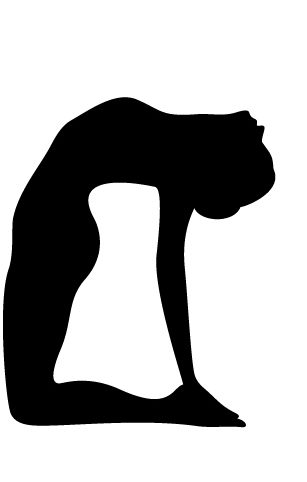
%> input picture assignment4/assignment4/yogasan/1.jpg, 307 x 482 px
$ octave Question3.m   (GNU Octave 9; MATLAB toolbox functions it lacks are replaced by stand-ins)
%> lines starting %> are read from the running program, lines starting %| are printed output that depends on the picture
%% Yash Patel, 201301134 %%
% CSE, IIIT-H %

% Read the Image. %
im = im2double(rgb2gray(imread('./yogasan/1.jpg')));
%> im: size 482x307 double; min 0, max 1, mean 0.693

% Add Gaussian noise. %
im_noise = imnoise(im,'gaussian',0,0.1);
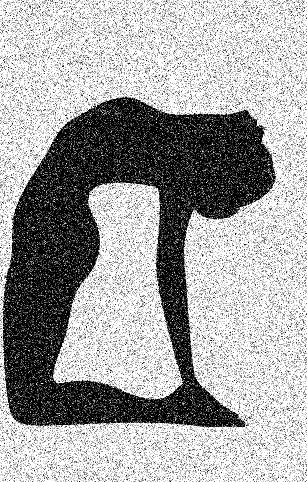
%> im_noise: size 482x307 double; min 0, max 1, mean 0.644
im = im + im_noise;
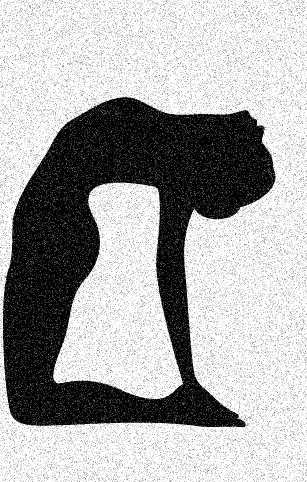
%> im: size 482x307 double; min 0, max 2, mean 1.34; drawn with min black and max white
figure;imshow(im);


[cA,cH,cV,cD]=dwt2(im,'haar');
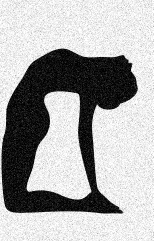
%> cA: size 241x154 double; min 0, max 4, mean 2.68; drawn with min black and max white
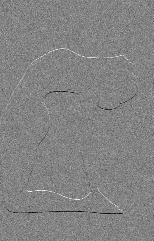
%> cH: size 241x154 double; min -2, max 1.88, mean -0.00209; drawn with min black and max white
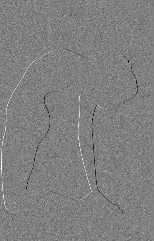
%> cV: size 241x154 double; min -1.99, max 1.97, mean 0.000321; drawn with min black and max white
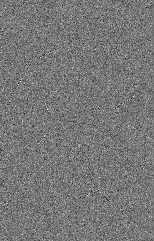
%> cD: size 241x154 double; min -0.964, max 1.09, mean 7.12e-05; drawn with min black and max white
figure, subplot(2,2,1);imshow(cA,[]);title('LL band of image');
subplot(2,2,2);imshow(cH,[]);title('LH band of image');
subplot(2,2,3);imshow(cV,[]);title('HL band of image');
subplot(2,2,4);imshow(cD,[]);title('HH band of image');

%Thresholding
cH = zeros(size(cH));
cV = zeros(size(cV));
cD = zeros(size(cD));

figure;imshow(idwt2(cA,cH,cV,cD,'haar'));
%> after `imshow(idwt2(cA,cH,cV,cD,'haar'))`:
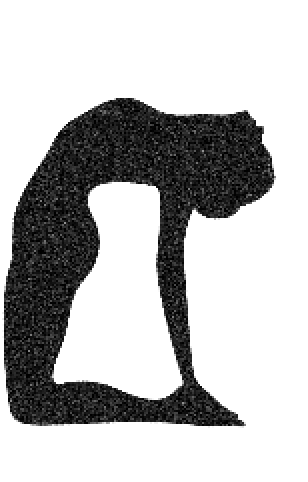
%> displayed picture: size 482x308, on the screen's scale of 0 to 255; min 0, max 255, mean 188.2

$ run again, with assignment4/assignment4/yogasan/2.jpg copied over assignment4/assignment4/yogasan/1.jpg
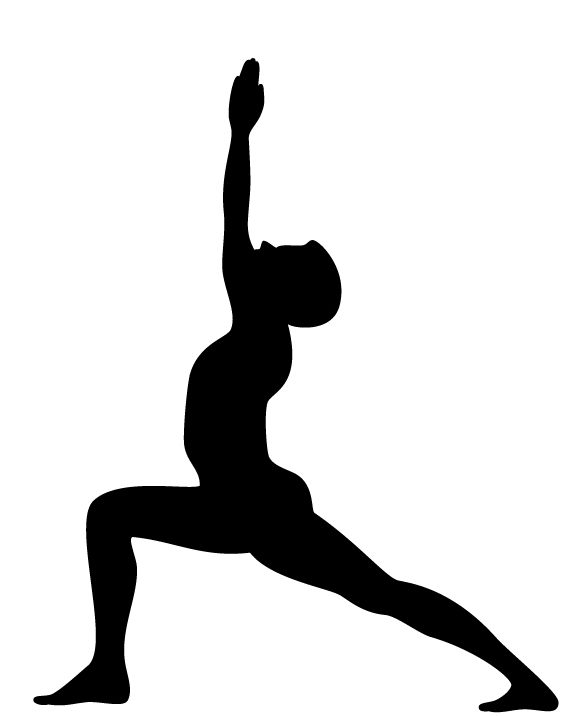
%> input picture assignment4/assignment4/yogasan/2.jpg, 582 x 716 px
%> `[cA,cH,cV,cD]=dwt2(im,'haar');`:
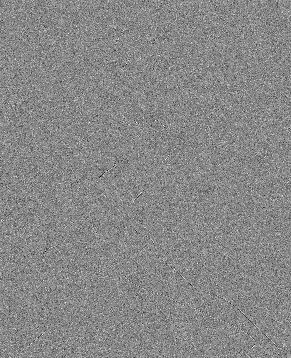
%> cD: size 358x291 double; min -1.11, max 0.973, mean 0.000714; drawn with min black and max white
%> `imshow(idwt2(cA,cH,cV,cD,'haar'))`:
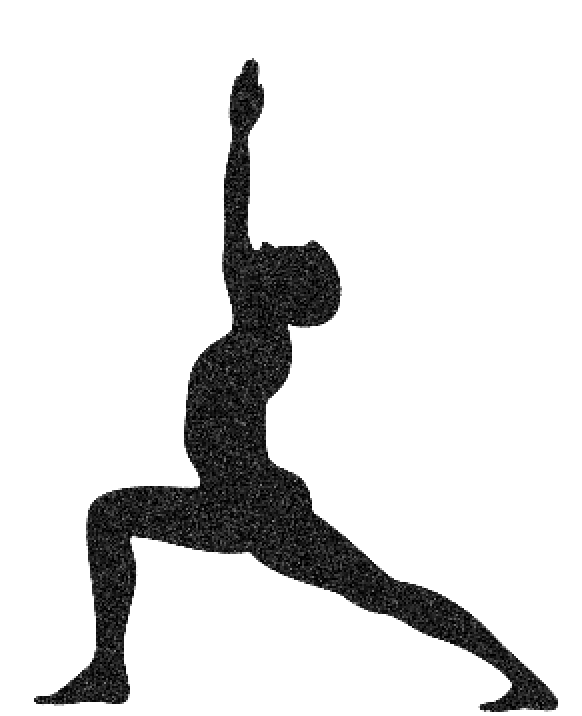
%> displayed picture: size 716x582, on the screen's scale of 0 to 255; min 0, max 255, mean 223

$ run again, with assignment4/assignment4/yogasan/3.jpg copied over assignment4/assignment4/yogasan/1.jpg
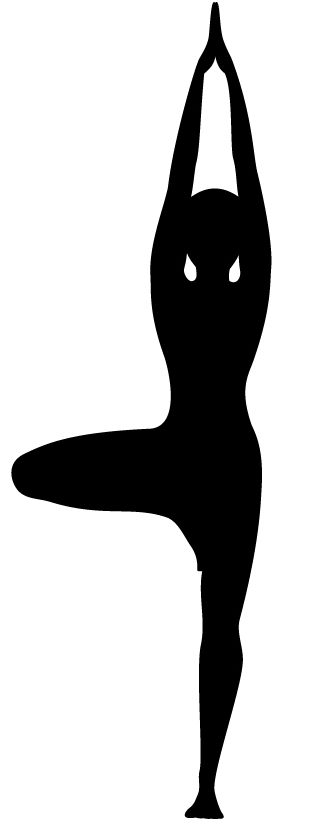
%> input picture assignment4/assignment4/yogasan/3.jpg, 332 x 839 px
%> `[cA,cH,cV,cD]=dwt2(im,'haar');`:
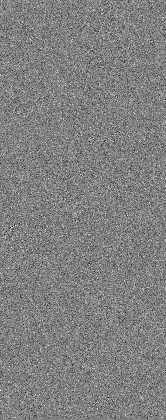
%> cD: size 420x166 double; min -0.962, max 0.941, mean -0.00148; drawn with min black and max white
%> `imshow(idwt2(cA,cH,cV,cD,'haar'))`:
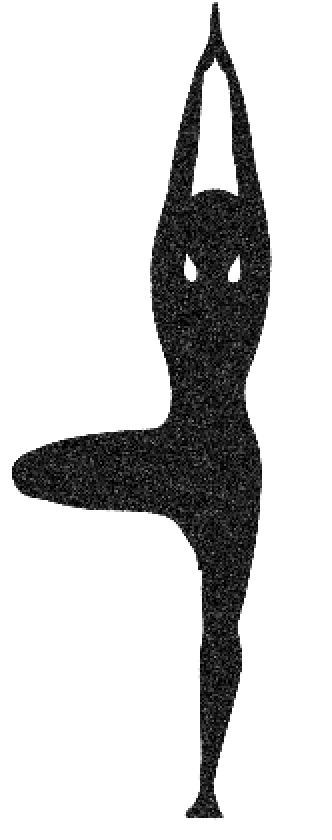
%> displayed picture: size 840x332, on the screen's scale of 0 to 255; min 0, max 255, mean 207.7

$ run again, with assignment4/assignment4/yogasan/4.jpg copied over assignment4/assignment4/yogasan/1.jpg
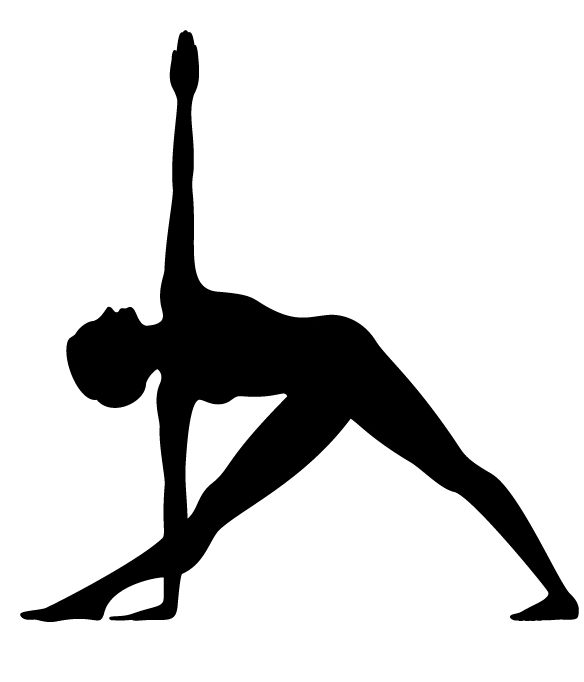
%> input picture assignment4/assignment4/yogasan/4.jpg, 584 x 682 px
%> `imshow(idwt2(cA,cH,cV,cD,'haar'))`:
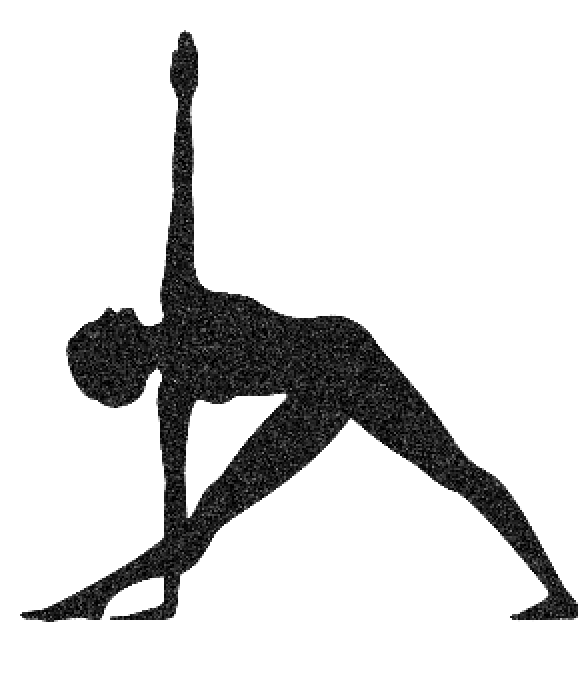
%> displayed picture: size 682x584, on the screen's scale of 0 to 255; min 0, max 255, mean 219.4
